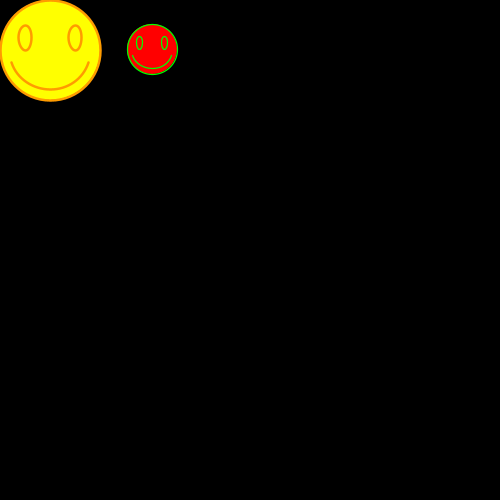
Frame 1 (no input)
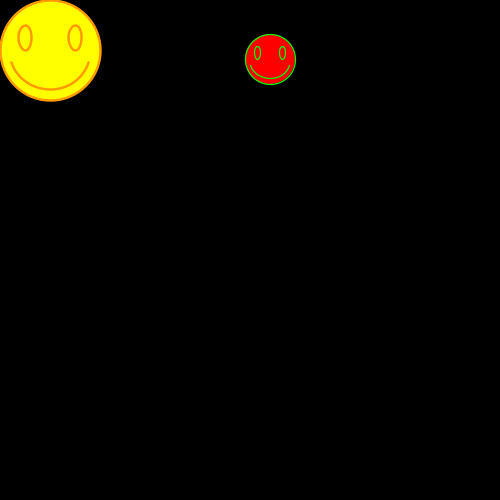
Frame 60 (the mouse pressed at the canvas centre just before this capture)
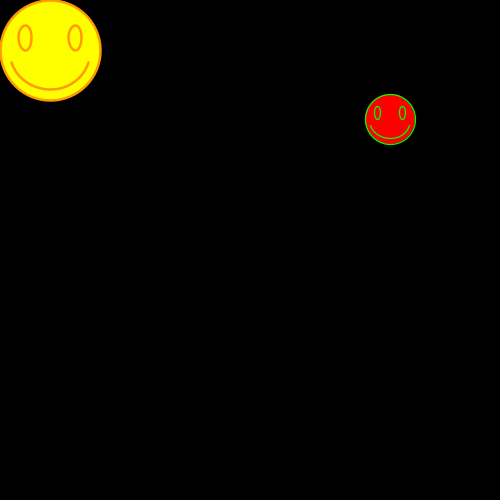
Frame 120 (the mouse held since frame 60 and released just before this capture)

The Processing sketch that drew these frames (run headless with seeded random() and noise(); from frame 60 on, the mouse is pressed at the canvas centre):

// Processing sketch: task1
// ── task1.pde
// Add your code for this task below
class HappyFace {
  float x, y, r, dx, dy;
  color fillColor, outlineColor;

  HappyFace() {
    this.r = 50;
    this.x = r;
    this.y = r;
    this.dx = 0;
    this.dy = 0;
    this.fillColor = color(255, 255, 0);
    this.outlineColor = color(255, 155, 0);
  }

  HappyFace(float x, float y, float r, float dx, float dy, color fillColor, color outlineColor) {
    this.x = x;
    this.y = y;
    this.r = r;
    this.dx = dx;
    this.dy = dy;
    this.fillColor = fillColor;
    this.outlineColor = outlineColor;
  }

  void display() {
    ellipseMode(CENTER);
    fill(fillColor);
    stroke(outlineColor);
    strokeWeight(r/20);
    ellipse(x,y,2*r,2*r); //face
    arc(x,y,1.6*r,1.6*r,.1*PI,.9*PI); //mouth
    ellipse(x+r/2,y-r/4,r/4,r/2); //right eye
    ellipse(x-r/2,y-r/4,r/4,r/2); //left eye
  }

  void move() {
    x += dx;
    y += dy;

    if ( x > width-r || x < r ) {
      dx = -dx;
      x += dx;
    }

    if (y > height-r || y < r) {
      dy = -dy;
      y += dy;
    }
  }
}
HappyFace face1 = new HappyFace();
HappyFace face2 = new HappyFace(3*width/2, height/2, width/4, 2, -1, color(255,0,0), color(0,255,0));
void setup() {
  size(500, 500);
}

void draw() {
  background(0);
  
  face1.move();
  face2.move();
  
  face1.display();
  face2.display();
}
